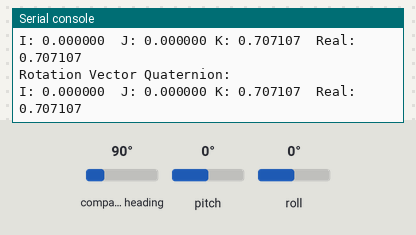
The program below on a simulated CircuitPython board. On the bench: the last lines printed to the serial console. The test bench sets the inputs (shaded band); at power-on: compass heading 90°, pitch 0°, roll 0°.

Above: at 1.2 s.
1.3 s: compass heading set to 7°
At 2.4 s:
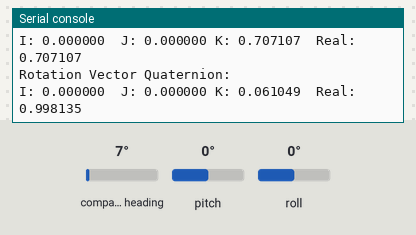
2.8 s: pitch set to -86°
At 3.8 s:
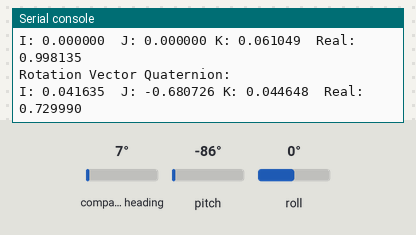
4.3 s: roll set to -86°
At 5.8 s:
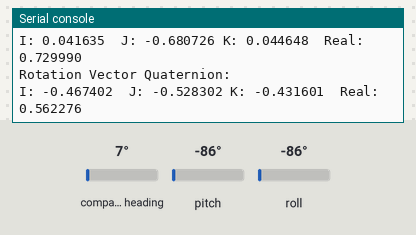
Timing chart, 0 to 7.3 s (numbered marks = the images above; inputs shaded):
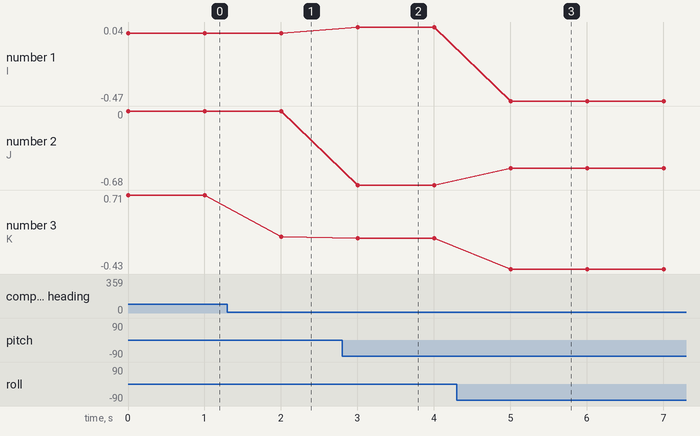

The program:

code.py
```python
import adafruit_bno08x
from adafruit_bno08x.uart import BNO08X_UART
from adafruit_bno08x import BNO_REPORT_ROTATION_VECTOR
import time
import board
import busio

# configure BNO08x breakout board to use UART for communication
# NOTE: BNO08x's I2C implementation violates some aspects of I2C protocol so
#       it does not play nicely with ESP32-S3 Feather board
#       (i.e. misleading 'no pull up resistor' error ).
uart = busio.UART(board.TX, board.RX, baudrate=3000000, receiver_buffer_size=2048)

bno = BNO08X_UART(uart)
print('Connection to BNO08x established')

bno.enable_feature(BNO_REPORT_ROTATION_VECTOR)
print('Rotation Vector Quaterion report enabled')

while True:
    print("Rotation Vector Quaternion:")
    quat_i, quat_j, quat_k, quat_real = bno.quaternion
    print("I: %0.6f  J: %0.6f K: %0.6f  Real: %0.6f" % (quat_i, quat_j, quat_k, quat_real))
    time.sleep(1.0)
```

Measured:
- after the input at 1.3 s, the serial console: prints a new line after 0.70 s (image 1)
- after the input at 2.8 s, the serial console: prints a new line after 0.21 s (image 2)
- after the input at 4.3 s, the serial console: prints a new line after 0.71 s (image 3)
- plotted number 1: 0 → 0.04 after the input at 2.8 s, 0.04 → -0.47 after the input at 4.3 s
- plotted number 2: 0 → -0.68 after the input at 2.8 s, -0.68 → -0.53 after the input at 4.3 s
- plotted number 3: 0.71 → 0.06 after the input at 1.3 s, 0.06 → 0.04 after the input at 2.8 s, 0.04 → -0.43 after the input at 4.3 s
